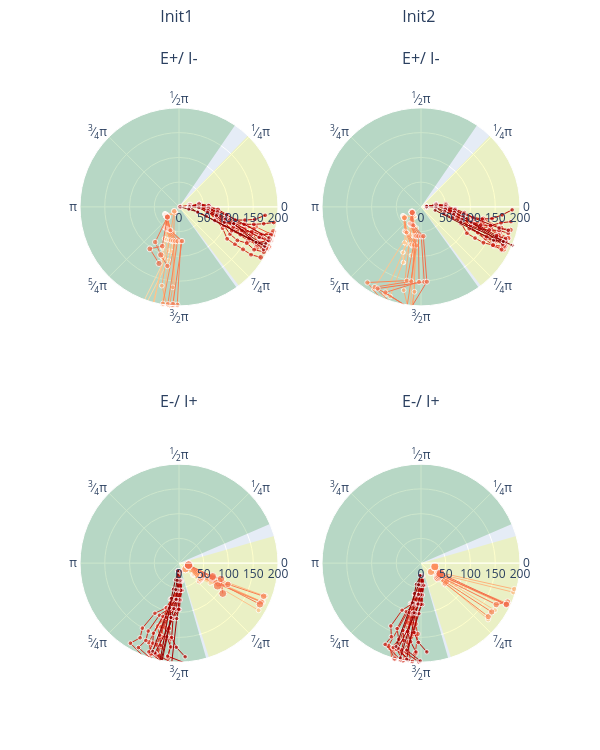

Source (notebook cell):
### Code cell
filehandler = open("results_min_w1.pickle","rb")
results_min_w1 = pickle.load(filehandler)
filehandler.close()

filehandler = open("results_peak_w1.pickle","rb")
results_peak_w1 = pickle.load(filehandler)
filehandler.close()

for i_w in range(len(results_min_w1["w1"])):
    ops_plotall(results_min_w1["control"][i_w], 0.1, duration, dt, 200., results_min_w1["filename"][i_w], savepath)
    #ops_plotsubset(results_min_w1["state"][i_w], results_min_w1["control"][i_w], 0.4, 0.1, duration, dt, 200., 
    #            results_min_w1["filename"][i_w], savepath_subset)
    ops_plotall(results_peak_w1["control"][i_w], 0.1, duration, dt, 200., results_peak_w1["filename"][i_w], savepath)
    #ops_plotsubset(results_peak_w1["state"][i_w], results_peak_w1["control"][i_w], 0.4, 0.1, duration, dt,200., 
    #            results_peak_w1["filename"][i_w], savepath_subset)

ops_plot_acp_inits(results_min_w1, results_peak_w1, period, 0.01, dt, "plot1", savepath)
ops_plot_timing_inits(results_min_w1, results_peak_w1, dt, [0,200], 50., "plot2", savepath)
